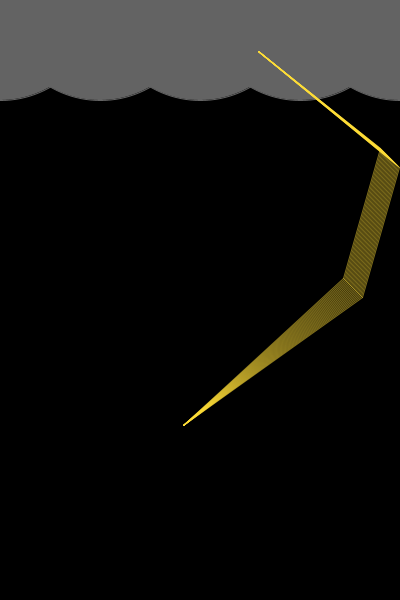
Frame 1 (no input)
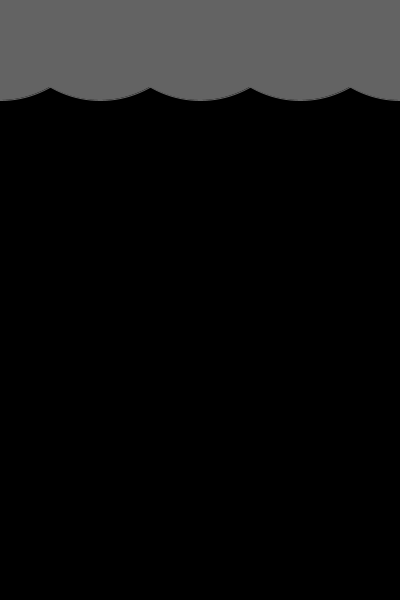
Frame 60 (the mouse pressed at the canvas centre just before this capture)
Frame 120 (the mouse held since frame 60 and released just before this capture): identical to frame 60, image omitted

The Processing sketch that drew these frames (run headless with seeded random() and noise(); from frame 60 on, the mouse is pressed at the canvas centre):

// Processing sketch: lightning
// ── lightning.pde
int giza = 3;
int wid = 20;
float fromX;
float fromY;
float lastX = 200;
float lastY = 200;
float[] centerY = new float[giza+1];
float[] centerX = new float[giza+1];
float toX = 200;
float toY = 300;

void setup(){
  size(400, 600);
  background(0);
  colorMode(HSB, 360, 256, 256, 100);
  stroke(50, 200, 256, 50);
  // noLoop();
  frameRate(10);
}

void draw(){
  background(0);
  for(int i=0; i<width+100; i+=100){
    stroke(0, 0, 100, 100);
    fill(0, 0, 100, 100);
    ellipse(i, 0, 200, 200);
  }
  fromX = random(width);
  fromY = random(height/giza);
  lastX = fromX;
  lastY = fromY;
  for(int i=0; i<giza+1; i++){
    centerX[i] = random(width);
    centerY[i] = random(height/(giza+2)*(i+1), height/(giza+2)*(i+2));
  }
  toX = lastX;
  toY = random(height/(giza+2)*(giza+1), height);
  if(int(random(10))%10 == 0){
    stroke(50, 200, 256, 50);
    for(int i=0; i<wid; i++){
      for(int j=0; j<giza; j++){
        if(j==0){
          line(lastX, lastY, centerX[j]+i, centerY[j]+i);
        }else if(j==giza-1){
          line(lastX+i, lastY+i, centerX[j], centerY[j]);
        }else{
          line(lastX+i, lastY+i, centerX[j]+i, centerY[j]+i);
        }
        lastX = centerX[j];
        lastY = centerY[j];
      }
      lastX = fromX;
      lastY = fromY;
    }
  }
}
